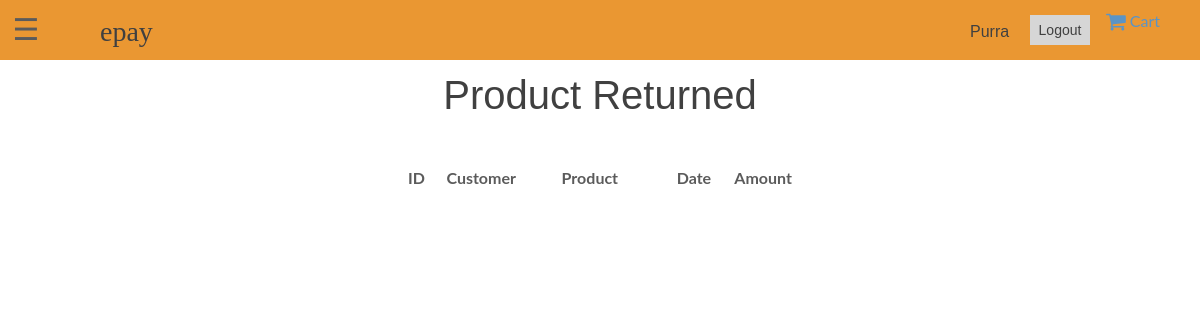
Before: /returned.php (signed in) with the older database file.
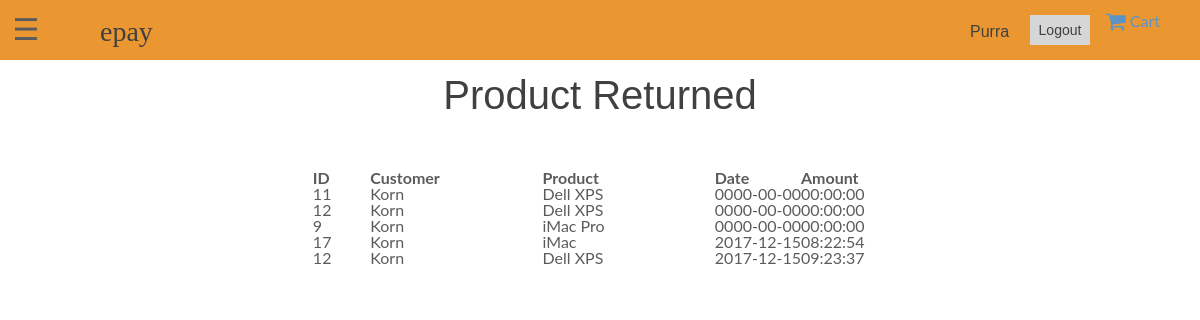
After: the same page with the newer database file.
### tables this page shows
CREATE TABLE `refund` (
  `Refund_ID` int(11) NOT NULL,
  `Customer_ID` int(11) NOT NULL,
  `Product_ID` int(11) NOT NULL,
  `TDate` date NOT NULL,
  `TTime` time NOT NULL
);

CREATE TABLE `customer` (
  `Customer_ID` int(11) NOT NULL,
  `Firstname` varchar(64) NOT NULL,
  `Lastname` varchar(64) NOT NULL,
  `Username` varchar(32) NOT NULL,
  `Gender` varchar(12) NOT NULL,
  `Birthday` date NOT NULL,
  `Address1` varchar(64) NOT NULL,
  `Address2` varchar(64) DEFAULT NULL,
  `City` varchar(32) DEFAULT NULL,
  `Zip` varchar(12) NOT NULL,
  `Phone` varchar(12) NOT NULL,
  `Email` varchar(32) NOT NULL,
  `Password` varchar(128) NOT NULL,
  `card` int(1) DEFAULT NULL
);

CREATE TABLE `product` (
  `Product_ID` int(11) NOT NULL,
  `Supplier_ID` int(11) NOT NULL,
  `Image` varchar(200) NOT NULL,
  `Name` varchar(32) NOT NULL,
  `Description` varchar(200) NOT NULL,
  `Type` varchar(16) NOT NULL,
  `Price` float NOT NULL,
  `Quantity` int(11) NOT NULL,
  `Discount` float NOT NULL,
  `RefundAvailable` varchar(11) DEFAULT NULL,
  `Date` date DEFAULT NULL
);

### returned.php (the view)
<?php
  include_once('header.php');
  include_once('sidebarTop.php');
?>
<section class="pageContainer">
	<div class="pageWrapper">
    	<h2>Product Returned</h2>
    	<table class="pure-table" style="margin:auto;margin-top:50px">
		    <thead>
		        <tr>
			        <th width="10%">ID</th>
			        <th width="30%">Customer</th>
			        <th width="30%">Product</th>
			        <th width="15%">Date</th>
			        <th width="15%">Amount</th>
		        </tr>
		    </thead>
		    <tbody>
		    	<?php
		    		$sid = $_SESSION['s_id'];
		    		$sql = "SELECT r.Product_ID, c.Firstname, p.Name, r.TDate, r.TTime FROM refund r, customer c, product p WHERE r.Customer_ID = c.Customer_ID AND r.Product_ID = p.Product_ID AND p.Supplier_ID = ?;";
		    		$stmt = mysqli_stmt_init($conn);
		    		if (!mysqli_stmt_prepare($stmt, $sql)) {
		                echo "SQL statement failed";
		            }
		            else {
		                mysqli_stmt_bind_param($stmt, "i", $sid);
		                mysqli_stmt_execute($stmt);
		                $result = mysqli_stmt_get_result($stmt);
		                $i = 1;
		                while ($row = mysqli_fetch_assoc($result)) {
		                	if ($i%2 == 1) {
		                		echo '<tr class="pure-table-odd">';
		                		echo '<td>'.$row['Product_ID'].'</td>';
		                		echo '<td>'.$row['Firstname'].'</td>';
		                		echo '<td>'.$row['Name'].'</td>';
		                		echo '<td>'.$row['TDate'].'</td>';
		                		echo '<td>'.$row['TTime'].'</td>';
		                		echo '</tr>';
		                	}
		                	else {
		                		echo '<tr>';
		                		echo '<td>'.$row['Product_ID'].'</td>';
		                		echo '<td>'.$row['Firstname'].'</td>';
		                		echo '<td>'.$row['Name'].'</td>';
		                		echo '<td>'.$row['TDate'].'</td>';
		                		echo '<td>'.$row['TTime'].'</td>';
		                		echo '</tr>';
		                	}
		                	$i++;
		                }
		            }
		    	?>
		    </tbody>
		</table>
	</div>
</section>
<?php
  include_once('sidebarBottom.php');
  include_once('footer.php');
?>

### header.php (shortened to what this page needs)
<!DOCTYPE html>
<html>
  <head>
    <link rel="stylesheet" type="text/css" href="style.css">
    <link rel="stylesheet" href="https://cdnjs.cloudflare.com/ajax/libs/font-awesome/4.7.0/css/font-awesome.min.css">
    <link rel="stylesheet" href="https://unpkg.com/purecss@1.0.0/build/pure-min.css"
>
    <link rel="stylesheet" href="https://maxcdn.bootstrapcdn.com/bootstrap/3.3.7/css/bootstrap.min.css">
  </head>
  <body>
    <header>
      <nav>
      <?php
        if(isset($_SESSION['c_id'])) {
          echo '<a href="cart.php" class="pure-button" style="float:right;margin-right:40px;margin-top:12.5px;">
                  <i class="fa fa-shopping-cart fa-lg"  ></i>
                  Cart
                </a>';
        } else {
          echo '<a href="signup.php" class="pure-button"  style="float:right;margin-right:40px;margin-top:12.5px;">
                  <i class="fa fa-shopping-cart fa-lg"  ></i>
                  Cart
                </a>';
        }
      ?>
      <span style="font-size:30px;cursor:pointer;float:left;margin-left:12.5px;margin-top:12.5px;" onclick="openNav()">&#9776;</span>
        <div class="pageWrapper">
          <ul>
            <li><a href="index.php">epay</a></li>
          </ul>
          <div class="navLogin">
            <?php
              if (isset($_SESSION['c_uid']) ) {
				        echo '<a href="editProfile.php" style="float:left;padding-right:20px;">'.$_SESSION['c_uid'].'</a>';
                echo '<form action="includes/logout.inc.php" method="post">
                        <button type="submit" name="submitLogout">Logout</button>
                      </form>';
              } elseif(isset($_SESSION['s_uid'])) {
				        echo '<a href="editProfile.php">'.$_SESSION['s_uid'].'</a>';
                echo '<form action="includes/logout.inc.php" method="post">
                        <button type="submit" name="submitLogout">Logout</button>
                      </form>';
              }
            ?>
          </div>
        </div>
      </nav>
    </header>

### sidebarTop.php (shortened to what this page needs)
<link rel="stylesheet" type="text/css" href="style.css">
<div id="main">

### sidebarBottom.php (shortened to what this page needs)
</div>

### footer.php
  </body>
</html>

### style.css (style rules this page uses)
html, body, div, span, object, iframe, h1, h2, h3, h4, h5, h6, p, blockquote, pre, abbr, address, cite, code, del, dfn, em, img, ins, kbd, q, samp, small, strong, sub, sup, var, b, i, dl, dt, dd, ol, ul, li, fieldset, form, label, legend, table, caption, tbody, tfoot, thead, tr, th, td, article, aside, canvas, details, figcaption, figure, footer, header, hgroup, menu, nav, section, summary, time, mark, audio, video { margin:0; padding:0; border:0; outline:0; font-size:100%; vertical-align:baseline; background:transparent; }
body { line-height:1; }
article,aside,details,figcaption,figure, footer,header,hgroup,menu,nav,section { display:block; }
nav ul { list-style:none; }
a { margin:0; padding:0; font-size:100%; vertical-align:baseline; background:transparent; }
table { border-collapse:collapse; border-spacing:0; }
.pageWrapper { margin: 0 auto; width: 1000px; }
a { text-decoration: none; }
body { background-color: #fff; opacity: 0.8; font-family: "Lato", sans-serif; }
header nav { width: 100%; height: 60px; background-color: #e67e00; opacity: 1; }
header nav ul { float: left; }
header nav ul li { float: left; list-style: none; }
header nav ul li a { font-family: skia; font-size: 28px; color: #111; line-height: 63px; }
header .navLogin { float: right; }
header .navLogin form { float: left; padding-top: 15px; }
header .navLogin form button { float: left; width: 60px; height: 30px; margin-right: 10px; border: none; background-color: #ccc; font-family: arial; font-size: 14px; color: #111; cursor: pointer; }
header .navLogin a { display: block; width: 60px; height: 60px; border: none; float: left; background-color: transparent; font-family: arial; font-size: 16px; color: #111; line-height: 63px; cursor: pointer; }
.pageContainer { padding-top: 0px; }
.pageContainer h2 { font-family: arial; font-size: 40px; color: #111; line-height: 50px; text-align: center; }
#main { transition: margin-left .5s; padding: 20px; }

### sidebarBottom.php (style rules this page uses)
#main { transition: margin-left .5s; padding: 10px; }

Changed rows visible on the page:
added refund: Product_ID "11", Customer_ID.Firstname "Korn", Product_ID.Name "Dell XPS", TDate "0000-00-00", TTime "00:00:00"
added refund: Product_ID "12", Customer_ID.Firstname "Korn", Product_ID.Name "Dell XPS", TDate "0000-00-00", TTime "00:00:00"
added refund: Product_ID "9", Customer_ID.Firstname "Korn", Product_ID.Name "iMac Pro", TDate "0000-00-00", TTime "00:00:00"
added refund: Product_ID "17", Customer_ID.Firstname "Korn", Product_ID.Name "iMac", TDate "2017-12-15", TTime "08:22:54"
added refund: Product_ID "12", Customer_ID.Firstname "Korn", Product_ID.Name "Dell XPS", TDate "2017-12-15", TTime "09:23:37"
